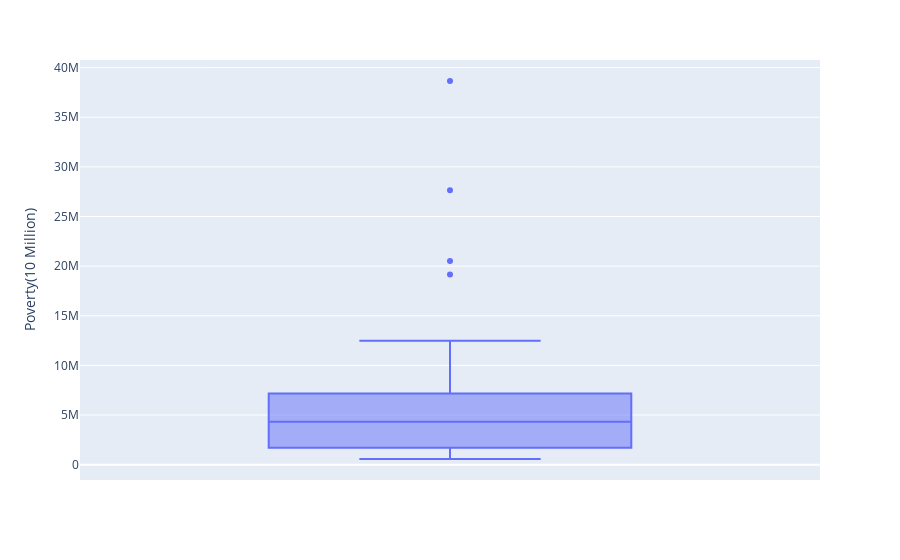

Notebook source saved alongside this figure:
### Code cell
fig = px.box(df_corr, y='Poverty(10 Million)')
fig.show()

### Figure 1 — Plotly figure (JSON) as saved in the notebook; plotly's stock layout.template omitted (floating-point values rounded to 4 significant figures)
{"data": [{"alignmentgroup": "True", "hovertemplate": "Poverty(10 Million)=%{y}<extra></extra>", "legendgroup": "", "marker": {"color": "#636efa"}, "name": "", "notched": false, "offsetgroup": "", "orientation": "v", "showlegend": false, "type": "box", "x0": " ", "xaxis": "x", "y": [4755000.0, 720000.0, 6886000.0, 2911000.0, 38650000.0, 5492000.0, 3472000.0, 933600.0, 657700.0, 20508572, 10140000.0, 1387000.0, 1688000.0, 3042524, 12477142, 6464000.0, 2827000.0, 4312000.0, 4537000.0, 1299000.0, 6615000.0, 5890000.0, 9735000.0, 5443000.0, 2889000.0, 5927684, 1026000.0, 1862000.0, 9997000.0, 2946159, 1302000.0, 8767000.0, 733500.0, 2046617, 19160000.0, 11330000.0, 3817000.0, 4057000.0, 12390000.0, 1017000.0, 4880000.0, 842600.0, 6549000.0, 27639031, 3055000.0, 600200.0, 8211000.0, 7268000.0, 1766000.0, 5647000.0, 567100.0], "y0": " ", "yaxis": "y"}], "layout": {"boxmode": "group", "legend": {"tracegroupgap": 0}, "margin": {"t": 60}, "xaxis": {"anchor": "y", "domain": [0, 1]}, "yaxis": {"anchor": "x", "domain": [0, 1], "title": {"text": "Poverty(10 Million)"}}}}
